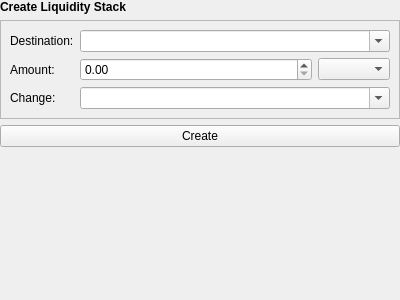
<?xml version="1.0" encoding="UTF-8"?>
<ui version="4.0">
 <class>Form</class>
 <widget class="QWidget" name="Form">
  <property name="geometry">
   <rect>
    <x>0</x>
    <y>0</y>
    <width>400</width>
    <height>300</height>
   </rect>
  </property>
  <property name="windowTitle">
   <string>Form</string>
  </property>
  <layout class="QVBoxLayout" name="verticalLayout">
   <property name="leftMargin">
    <number>0</number>
   </property>
   <property name="topMargin">
    <number>0</number>
   </property>
   <property name="rightMargin">
    <number>0</number>
   </property>
   <property name="bottomMargin">
    <number>0</number>
   </property>
   <item>
    <widget class="QLabel" name="label">
     <property name="text">
      <string>&lt;b&gt;Create Liquidity Stack&lt;/b&gt;</string>
     </property>
    </widget>
   </item>
   <item>
    <widget class="QFrame" name="frame">
     <property name="frameShape">
      <enum>QFrame::StyledPanel</enum>
     </property>
     <property name="frameShadow">
      <enum>QFrame::Raised</enum>
     </property>
     <layout class="QGridLayout" name="gridLayout" columnstretch="0,1">
      <item row="4" column="0">
       <widget class="QLabel" name="label_4">
        <property name="text">
         <string>Change:</string>
        </property>
       </widget>
      </item>
      <item row="4" column="1">
       <widget class="QComboBox" name="comboBox_3">
        <property name="editable">
         <bool>true</bool>
        </property>
       </widget>
      </item>
      <item row="3" column="0">
       <widget class="QLabel" name="label_3">
        <property name="text">
         <string>Amount:</string>
        </property>
       </widget>
      </item>
      <item row="2" column="1">
       <widget class="QComboBox" name="comboBox">
        <property name="editable">
         <bool>true</bool>
        </property>
       </widget>
      </item>
      <item row="2" column="0">
       <widget class="QLabel" name="label_2">
        <property name="text">
         <string>Destination:</string>
        </property>
       </widget>
      </item>
      <item row="3" column="1">
       <widget class="QWidget" name="widget_2" native="true">
        <layout class="QHBoxLayout" name="horizontalLayout" stretch="1,0">
         <property name="leftMargin">
          <number>0</number>
         </property>
         <property name="topMargin">
          <number>0</number>
         </property>
         <property name="rightMargin">
          <number>0</number>
         </property>
         <property name="bottomMargin">
          <number>0</number>
         </property>
         <item>
          <widget class="QDoubleSpinBox" name="doubleSpinBox"/>
         </item>
         <item>
          <widget class="QComboBox" name="comboBox_2"/>
         </item>
        </layout>
       </widget>
      </item>
     </layout>
    </widget>
   </item>
   <item>
    <widget class="QPushButton" name="pushButton">
     <property name="text">
      <string>Create</string>
     </property>
    </widget>
   </item>
   <item>
    <spacer name="verticalSpacer">
     <property name="orientation">
      <enum>Qt::Vertical</enum>
     </property>
     <property name="sizeHint" stdset="0">
      <size>
       <width>20</width>
       <height>40</height>
      </size>
     </property>
    </spacer>
   </item>
  </layout>
 </widget>
 <resources/>
 <connections/>
</ui>
